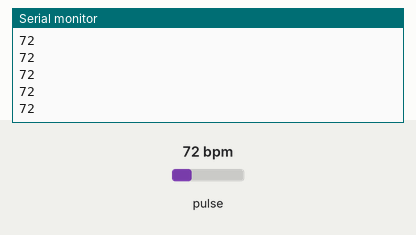
A sketch run on a simulated Arduino Uno, built with avr-gcc and run on an emulated ATmega328P. Parts: the last lines printed to the serial monitor. The inputs (shaded band) are chosen by the test bench; at power-on: pulse 72 bpm.

Above: at 1.2 s.
1.3 s: pulse set to 70 bpm
At 2.0 s:
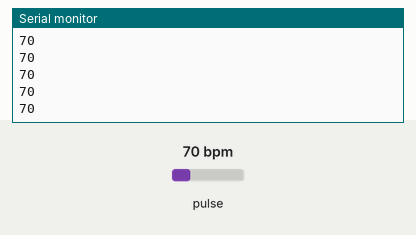
4.3 s: pulse set to 42 bpm
At 5.3 s:
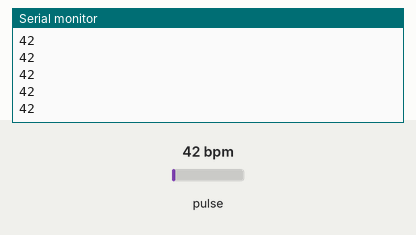
5.8 s: pulse set to 100 bpm
At 6.7 s:
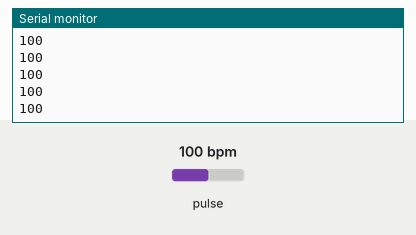
Timing chart, 0 to 8.8 s (numbered marks = the images above; inputs shaded):
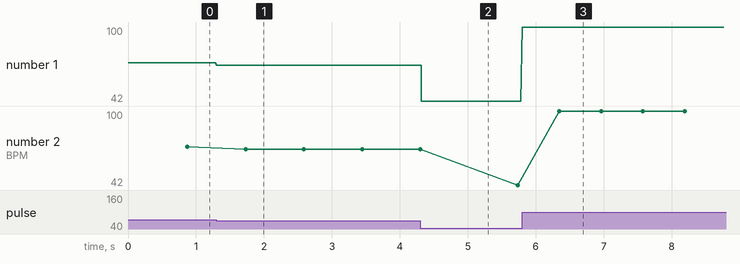

Measured:
- after the input at 1.3 s, the serial monitor: prints a new line at once (image 1)
- after the input at 4.3 s, the serial monitor: prints a new line at once (image 2)
- after the input at 5.8 s, the serial monitor: prints a new line at once (image 3)
- plotted number 1: 72 → 70 after the input at 1.3 s, 70 → 42 after the input at 4.3 s, 42 → 100 after the input at 5.8 s
- plotted number 2: 72 → 70 after the input at 1.3 s, 70 → 42 after the input at 4.3 s, 42 → 100 after the input at 5.8 s

The sketch:

d1-hello-pulsesensor-bpm.ino
```cpp
#define USE_ARDUINO_INTERRUPTS false    // Set-up low-level interrupts for most acurate BPM math.
#include <PulseSensorPlayground.h>     // Includes the PulseSensorPlayground Library.

// Wemos D1 Mini Pro pins
#define BUILTIN_LED 2
#define D0 16
#define D1 5
#define D2 4
#define D3 0
#define D4 2
#define D5 14
#define D6 12
#define D7 13
#define D8 15
#define D9 3
#define D10 1

const int PulseWire = A0;       // PulseSensor PURPLE WIRE connected to ANALOG PIN 0
int Threshold = 550;           // Determine which Signal to "count as a beat" and which to ignore.

PulseSensorPlayground pulseSensor;  // Creates an instance of the PulseSensorPlayground object called "pulseSensor"

void setup() {
  Serial.begin(9600);

  // Configure the PulseSensor object, by assigning our variables to it.
  pulseSensor.analogInput(PulseWire);
  pulseSensor.setThreshold(Threshold);

}

void loop() {
  int myBPM = pulseSensor.getBeatsPerMinute();  //  returns BPM as an "int".
      Serial.println(myBPM);                        // Print the value inside of myBPM.

  if (pulseSensor.sawStartOfBeat()) {            // Constantly test to see if "a beat happened".
    Serial.println("♥  A HeartBeat Happened ! "); // If test is "true", print a message "a heartbeat happened".
    Serial.print("BPM: ");                        // Print phrase "BPM: "
    Serial.println(myBPM);                        // Print the value inside of myBPM.
  }

  delay(20);

}
```
